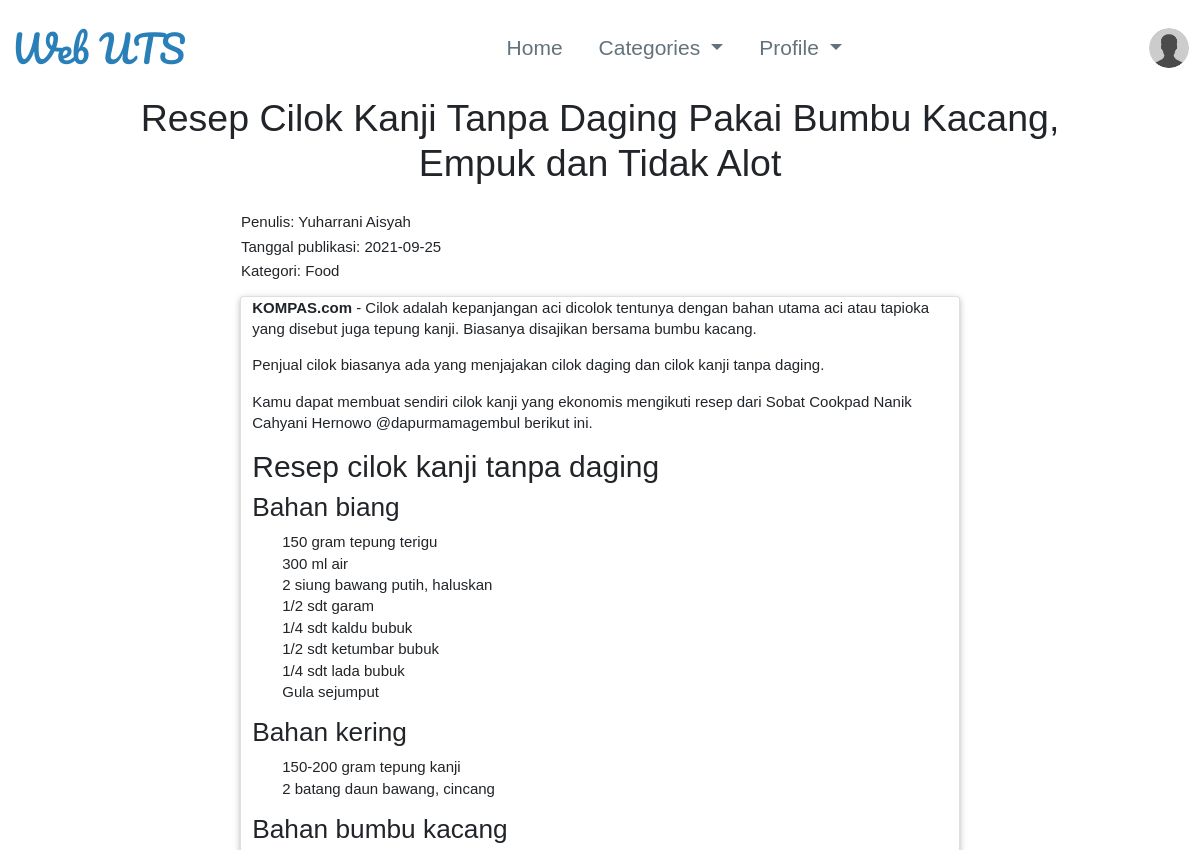
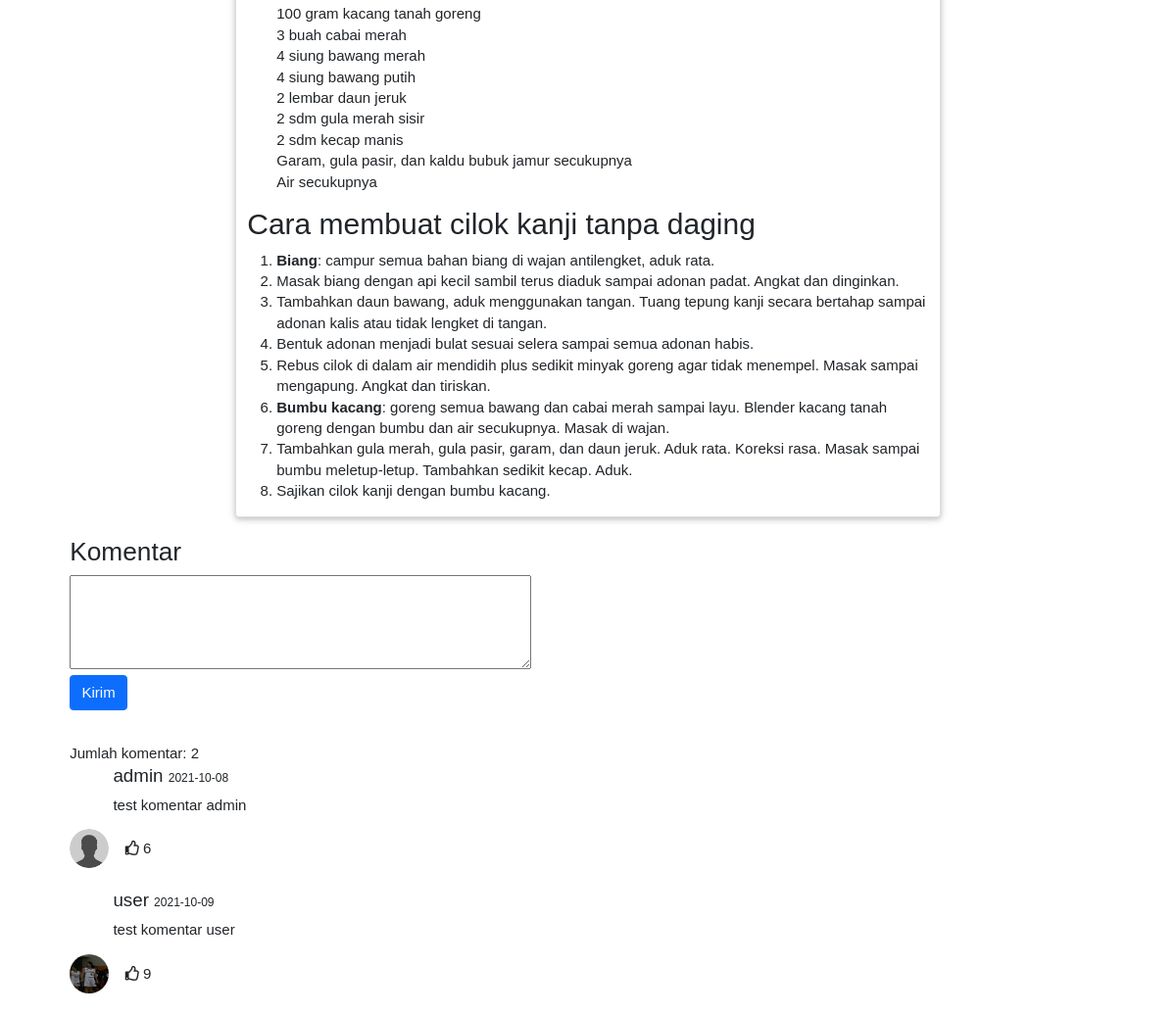
The app's page /detailBerita.php?judul=Resep Cilok Kanji Tanpa Daging Pakai Bumbu Kacang, Empuk dan Tidak Alot (signed in) with its own data (2 pictures, top to bottom).
### tables this page shows
CREATE TABLE berita (
  idBerita CHAR(5) NOT NULL,
  judul VARCHAR(255) NOT NULL,
  kategori VARCHAR(100) NOT NULL,
  gambar VARCHAR(255),
  penulis VARCHAR(100) NOT NULL,
  tanggal DATE NOT NULL,
  konten TEXT NOT NULL,
  PRIMARY KEY (idBerita)
);

### detailBerita.php (the view, shortened to what this page needs)
<?php
  include './connect_db.php';
  $judul = $_GET['judul'];
  $queryBerita = $db->prepare("SELECT * FROM berita WHERE judul = :judul");
  $queryBerita->bindParam(":judul", $judul);
  $queryBerita->execute();
  $berita = $queryBerita->fetch();
  $queryBerita2 = $db->prepare("
    SELECT idBerita, idKomentar, username, tanggal, isi, suka, foto
    FROM (
      SELECT
        idBerita, idKomentar, username, tanggal, isi, suka,
        (SELECT foto FROM user WHERE username = k.username) foto
      FROM komentar k
      WHERE idBerita = :idBerita
    ) as a;
  ");
  $queryBerita2->bindParam(":idBerita", $berita['idBerita']);
  $queryBerita2->execute();
  $comments = $queryBerita2->fetchAll();
  $jumlah = 0;
  foreach ($comments as $comment) {$jumlah++;}
?>
<!DOCTYPE html>
<html lang="en">
<head>
  <link rel="stylesheet" href="style.css" type="text/css"/>
  <link rel="stylesheet" href="https://cdnjs.cloudflare.com/ajax/libs/twitter-bootstrap/5.0.1/css/bootstrap.min.css">
  <link rel="stylesheet" href="https://cdn.datatables.net/1.10.25/css/dataTables.bootstrap5.min.css">
  <link rel="stylesheet" href="https://use.fontawesome.com/releases/v5.0.8/css/all.css">
</head>
<body>
  <header>
    <div style="z-index:100;">
      <?php include './header.php';?>
  </header>
  <h1 style="width: 80%; margin: auto; text-align: center"><?= $berita['judul'] ?></h1>
  <div id="infoBerita" style="width: 60%; margin: auto; margin-top: 2%">
    <table>
      <tr><td>Penulis: <?= $berita['penulis'] ?></td></tr>
      <tr><td>Tanggal publikasi: <?= $berita['tanggal'] ?></td></tr>
      <tr><td>Kategori: <?= $berita['kategori'] ?></td></tr>
    </table>
  </div>
  <div class="card container" style="width: 60%; margin-top: 1%">
    <?= $berita['konten'] ?>
  </div>
  <div class="container" style="width: 90%">
    <h3>Komentar</h3>
    <div>
      <form id="kirimKomentar" class="form-horizontal" method="POST" action="act/tambahKomentar.php">
        <?php if(!isset($_SESSION['id_user'])) {?>
          <textarea disabled name="isi" rows="4" cols="50" placeholder="Please Sign In First"></textarea><br>
        <?php } else { ?>
          <textarea name="isi" rows="4" cols="50"></textarea><br>
          <button type="submit" class="btn btn-primary" style="margin-bottom: 1%;">Kirim</button>
        <?php } ?>
      </form>
    </div>
    <br>
    Jumlah komentar: <?= $jumlah ?>
    <br>
    <div>
      <?php foreach($comments as $comment) { ?>
        <div style="display: inline-block">
          <?php if(isset($comment['foto'])){?>
            <img
              src="./image/profile/<?= $comment['foto']; ?>"
              class="rounded-circle"
              style="height: 40px; width: 40px;"
              loading="lazy"
            />
          <?php } else { ?>
            <img
              src="./image/profile/placeholder.png"
              class="rounded-circle"
              style="height: 40px; width: 40px;"
              loading="lazy"
            />
          <?php } ?>
        </div>
        <div style="display: inline-block">
          <form method="POST" action="act/tambahLike.php">
            <h5 id=<?=$comment['idKomentar']?> ><?= $comment['username'] ?> <span style="font-size:12px"><?= $comment['tanggal'] ?></span></h5>
            <p><?=$comment['isi']?></p>
            <?php if(!isset($_SESSION['id_user'])) {?>
              <button type="submit" disabled class="btn btn-block buttons"><i class="far fa-thumbs-up"></i> <?= $comment['suka'] ?> (Sign In to Like)</button>
            <?php } else { ?>
              <button type="submit" class="btn btn-block buttons"><i class="far fa-thumbs-up"></i> <?= $comment['suka'] ?></button>
            <?php } ?>
          </form>
        </div>
        <br><br>
      <?php } ?>
    </div>
  </div>
</body>
</html>

### style.css (style rules this page uses)
* { font-family: 'Trebuchet MS', sans-serif; }
body { height: 100%; }
img { width:100%; height:auto; margin: auto; }
.card { display: block; margin-bottom: 20px; line-height: 1.42857143; background-color: #fff; border-radius: 2px; box-shadow: 0 2px 5px 0 rgba(0,0,0,0.16),0 2px 10px 0 rgba(0,0,0,0.12); transition: box-shadow .25s; }

### header.css (style rules this page uses)
html, body { font-size: 15px; line-height: 1.5; box-sizing: border-box; margin: 0; overflow-x: hidden; top: 0; left: 0; }
ul { list-style-type: none; }

### records on screen
berita: judul "Resep Cilok Kanji Tanpa Daging Pakai Bumbu Kacang, Empuk dan Tidak Alot", penulis "Yuharrani Aisyah", tanggal "2021-09-25", kategori "Food", konten "KOMPAS.com - Cilok adalah kepanjangan aci dicolok tentunya dengan bahan utama aci atau tapioka yang disebut juga tepung kanji. Biasanya disajikan bersama bumbu kacang. Penjual cilok biasanya ada yang menjajakan cilok daging dan cilok kanji tanpa daging. Kamu dapat membuat sendiri cilok kanji yang ekonomis mengikuti resep dari Sobat Cookpad Nanik Cahyani Hernowo @dapurmamagembul berikut ini. Resep cilok kanji tanpa daging Bahan biang 150 gram tepung terigu 300 ml air 2 siung bawang putih, haluskan 1/2 sdt garam 1/4 sdt kaldu bubuk 1/2 sdt ketumbar bubuk 1/4 sdt lada bubuk Gula sejumput Bahan kering 150-200 gram tepung kanji 2 batang daun bawang, cincang Bahan bumbu kacang 100 gram kacang…"

### other values on screen
$jumlah "2"
$comment['username'] "admin"
$comment['tanggal'] "2021-10-08"
$comment['isi'] "test komentar admin"
$comment['suka'] "6"
$comment['username'] "user"
$comment['tanggal'] "2021-10-09"
$comment['isi'] "test komentar user"
$comment['suka'] "9"
